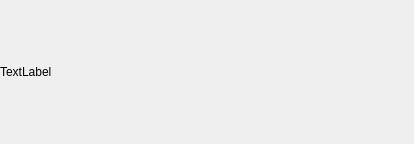
<?xml version="1.0" encoding="UTF-8"?>
<ui version="4.0">
 <class>FriendLabel</class>
 <widget class="QFrame" name="FriendLabel">
  <property name="geometry">
   <rect>
    <x>0</x>
    <y>0</y>
    <width>414</width>
    <height>144</height>
   </rect>
  </property>
  <property name="windowTitle">
   <string>Frame</string>
  </property>
  <layout class="QHBoxLayout" name="horizontalLayout">
   <property name="leftMargin">
    <number>0</number>
   </property>
   <property name="topMargin">
    <number>0</number>
   </property>
   <property name="rightMargin">
    <number>0</number>
   </property>
   <property name="bottomMargin">
    <number>0</number>
   </property>
   <item>
    <widget class="QLabel" name="tip_label">
     <property name="text">
      <string>TextLabel</string>
     </property>
    </widget>
   </item>
   <item>
    <widget class="QWidget" name="close_widget" native="true">
     <property name="minimumSize">
      <size>
       <width>25</width>
       <height>25</height>
      </size>
     </property>
     <property name="maximumSize">
      <size>
       <width>25</width>
       <height>25</height>
      </size>
     </property>
     <layout class="QVBoxLayout" name="verticalLayout">
      <property name="leftMargin">
       <number>0</number>
      </property>
      <property name="topMargin">
       <number>0</number>
      </property>
      <property name="rightMargin">
       <number>0</number>
      </property>
      <property name="bottomMargin">
       <number>0</number>
      </property>
      <item alignment="Qt::AlignHCenter|Qt::AlignVCenter">
       <widget class="ClickedLabel" name="close_label">
        <property name="minimumSize">
         <size>
          <width>15</width>
          <height>15</height>
         </size>
        </property>
        <property name="maximumSize">
         <size>
          <width>15</width>
          <height>15</height>
         </size>
        </property>
        <property name="styleSheet">
         <string notr="true">border-image:url(:/icons/icon/tipclose.png)</string>
        </property>
        <property name="text">
         <string/>
        </property>
       </widget>
      </item>
     </layout>
    </widget>
   </item>
  </layout>
 </widget>
 <customwidgets>
  <customwidget>
   <class>ClickedLabel</class>
   <extends>QLabel</extends>
   <header location="global">clickedlabel.h</header>
  </customwidget>
 </customwidgets>
 <resources/>
 <connections/>
</ui>
